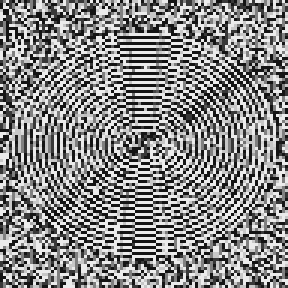
#> input picture data/fingerprint_1771206679.png, 96 x 96 px (shown 3 times larger)
$ python -i hardware_capture.py   (imports and definitions only)
#> lines starting #> are read from the running program, lines starting #| are printed output that depends on the picture
#> further down, picture is the input picture: shape (96, 96); min 20, max 235, mean 134.4
# [382 lines of commented-out code are left out]
import serial
import time
import numpy as np
import cv2
from collections import deque

class FingerprintSensor:
    def __init__(self, port='/dev/cu.usbserial-1420', baudrate=57600):
        self.port = port
        self.baudrate = baudrate
        self.connected = False
        self.ser = None
        self.image_buffer = deque(maxlen=5)

        # R307 image dimensions
        self.IMG_HEIGHT = 288
        self.IMG_WIDTH = 256

        # R307 command codes
        self.CMD_HEADER = b'\xEF\x01\xFF\xFF\xFF\xFF'
        self.CMD_GET_IMAGE = b'\x01\x00\x03\x01\x00\x05'
        self.CMD_IMAGE2TZ = b'\x01\x00\x04\x02\x01\x00\x08'
        self.CMD_UPIMAGE = b'\x01\x00\x03\x0A\x00\x0E'

        self.connect()

    def connect(self):
        """Establish connection using manual protocol."""
        try:
            self.ser = serial.Serial(
                port=self.port,
                baudrate=self.baudrate,
                timeout=2,
                parity=serial.PARITY_NONE,
                stopbits=serial.STOPBITS_ONE,
                bytesize=serial.EIGHTBITS
            )
            time.sleep(2)

            # Test connection
            if self._send_command(self.CMD_GET_IMAGE):
                self.connected = True
                print(f"✅ Connected at {self.baudrate} baud")
                return True

        except Exception as e:
            print(f"❌ Connection failed: {e}")

        self.connected = False
        return False

    def _send_command(self, command, response_size=12):
        """Send command and get response."""
#> (the call stopped at in _send_command, `if self.ser.in_waiting >= response_size:`: serial is not available in this run)
        try:
            if self.ser.in_waiting:
                self.ser.reset_input_buffer()

            packet = self.CMD_HEADER + command
            self.ser.write(packet)
            time.sleep(0.2)

            if self.ser.in_waiting >= response_size:
                return self.ser.read(response_size)
        except:
            pass
        return None

    # [107 lines left out: functions wait_for_finger, capture_raw_data, convert_to_fingerprint_image, not called in this run]

    def enhance_for_training_compatibility(self, img):
        """
        Make the image look like the training data.
        This is CRITICAL for accurate predictions.
        """
        # Step 1: Ensure we're working with uint8
        if img.dtype != np.uint8:
            img = cv2.normalize(img, None, 0, 255, cv2.NORM_MINMAX).astype(np.uint8)

        # Step 2: Check if image is too dark
        mean_brightness = img.mean()
#> mean_brightness = 134.4
        print(f"   Mean brightness before enhancement: {mean_brightness:.1f}")
#|    Mean brightness before enhancement: 134.4

        if mean_brightness < 30:  # Image is too dark
            print("   Image too dark, applying brightness boost")
            # Apply gamma correction to brighten
            gamma = 1.5
            img = np.power(img / 255.0, gamma) * 255
            img = img.astype(np.uint8)

        # Step 3: Apply CLAHE for contrast enhancement
        clahe = cv2.createCLAHE(clipLimit=3.0, tileGridSize=(8,8))
        img = clahe.apply(img)
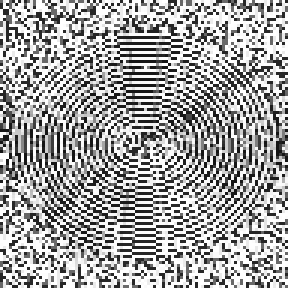
#> img: shape (96, 96) (shown 3 times larger); min 21, max 255, mean 162.7

        # Step 4: Apply adaptive thresholding to enhance ridges
        img_thresh = cv2.adaptiveThreshold(
            img, 255,
            cv2.ADAPTIVE_THRESH_GAUSSIAN_C,
            cv2.THRESH_BINARY, 15, 5
        )
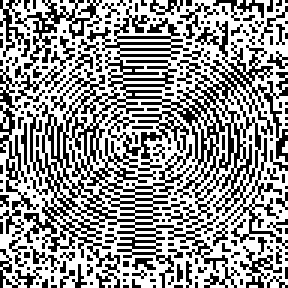
#> img_thresh: shape (96, 96) (shown 3 times larger); 57.9% white; black in thin lines or dots

        # Step 5: Combine with original for natural look
        img = cv2.addWeighted(img, 0.3, img_thresh, 0.7, 0)
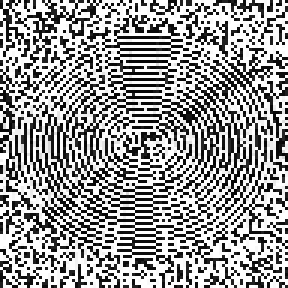
#> img: shape (96, 96) (shown 3 times larger); min 6, max 255, mean 152.2

        # Step 6: Apply gentle sharpening
        kernel = np.array([[-1,-1,-1],
                           [-1, 9,-1],
                           [-1,-1,-1]]) / 1.0
        img = cv2.filter2D(img, -1, kernel)

        # Step 7: Normalize final image
        img = cv2.normalize(img, None, 20, 235, cv2.NORM_MINMAX)  # Avoid pure black/white

        # Step 8: Resize to model input size
        img = cv2.resize(img, (96, 96))

        print(f"   Final stats - Min: {img.min()}, Max: {img.max()}, Mean: {img.mean():.1f}")
#|    Final stats - Min: 20, Max: 235, Mean: 144.5

        return img

    # [166 lines left out: functions capture_fingerprint_image, _create_demo_fingerprint, get_preview_images, close, test_sensor, not called in this run]


# [2 lines not run here, left out]

>>> import cv2
>>> picture = cv2.imread('../data/fingerprint_1771206679.png', cv2.IMREAD_GRAYSCALE)
>>> result = FingerprintSensor().enhance_for_training_compatibility(picture)
